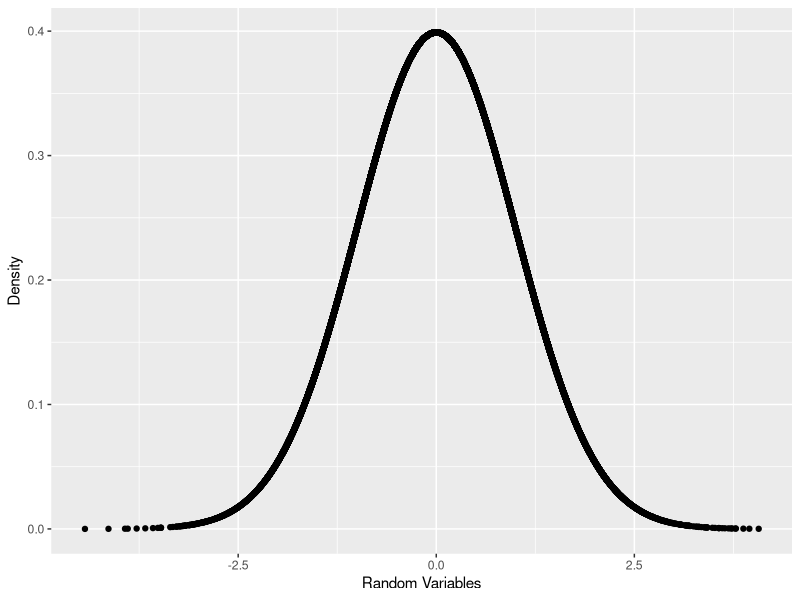
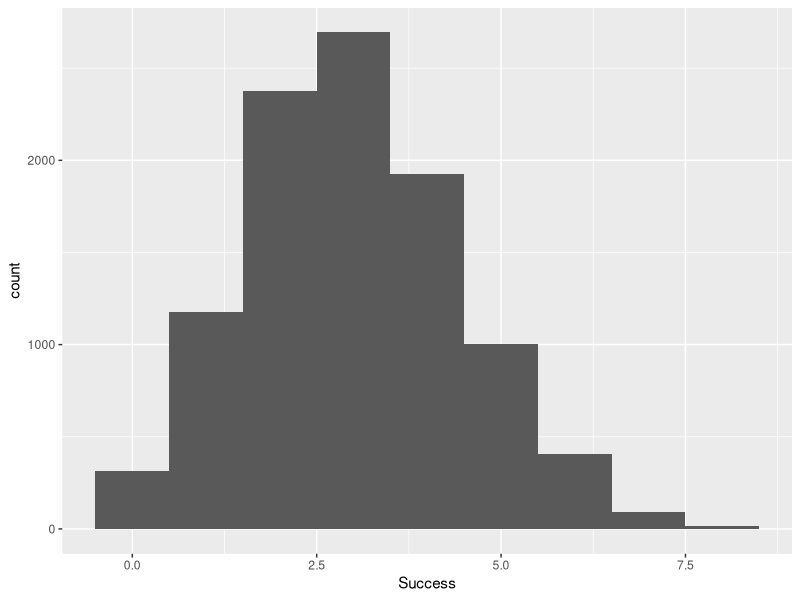
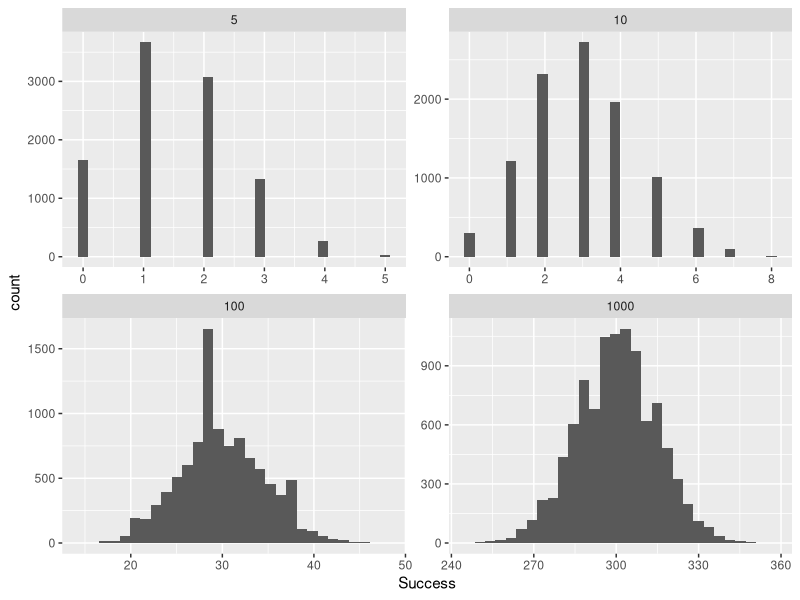
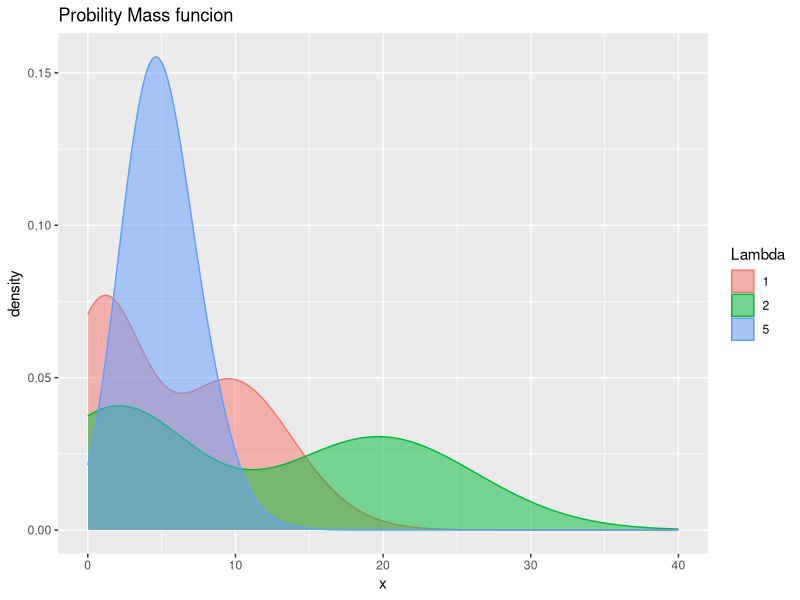

Here is the R script that generated these plots, in order:
rnorm(10)
rnorm(10, mean=100, sd=20)
randNorm10 <- rnorm(10)
randNorm10
dnorm(randNorm10)
dnorm(c(-1, 0, 1))

require(ggplot2)
randNorm <- rnorm(30000)
randDensity <- dnorm(randNorm)
ggplot(data.frame(x=randNorm, y=randDensity)) + aes(x=x, y=y) + geom_point() + labs(x="Random Variables",y ="Density")

# lower
pnorm(randNorm10)
pnorm(c(-3, 0, 3))


# between
pnorm(1) - pnorm(0)

randNorm10
pnorm(randNorm10)
qnorm(pnorm(randNorm10))
identical(randNorm10, qnorm(pnorm(randNorm10)))

# Binomial distribution
rbinom(n=1, size=10, prob=0.4)
rbinom(n=5, size=10, prob = 0.4)
rbinom(n=10, size=10, prob = 0.4)
rbinom(n=1, size=1, prob=0.4)
rbinom(n=5, size=1, prob=0.4)
rbinom(n=10, size=1, prob=0.4)

binomData <- data.frame(Success=rbinom(n=10000, size=10, prob=0.3))
ggplot(binomData, aes(x=Success)) + geom_histogram(binwidth = 1)

binom5 <- data.frame(Success=rbinom(n=10000, size=5, prob=0.3), Size=5)
head(binom5)
binom10 <- data.frame(Success=rbinom(n=10000, size=10, prob=0.3), Size=10)
binom100 <- data.frame(Success=rbinom(n=10000, size=100, prob=0.3), Size=100)
binom1000 <- data.frame(Success=rbinom(n=10000, size=1000, prob=0.3), Size=1000)
binomAll <- rbind(binom5, binom10, binom100, binom1000)
head(binomAll, 10)
ggplot(binomAll, aes(x=Success)) + geom_histogram() + facet_wrap(~Size, scales="free")

dbinom(x=3, size=10, prob=0.3)
pbinom(q=3, size=10, prob=0.3)
qbinom(p=0.3, size=10, prob=0.3)
qbinom(p=c(.3, .35, .4, .5, .6), size=10, prob=0.3)

# Poisson Distribution
pois1 <- rpois(n=10000, lambda=1)
pois2 <- rpois(n=10000, lambda=2)
pois5 <- rpois(n=10000, lambda=5)
pois10 <- rpois(n=10000, lambda=10)
pois20 <- rpois(n=10000, lambda=20)
pois <- data.frame(Lambda.1=pois1, Lambda.2=pois2, Lambda.5=pois5, Lambda.10=pois10, Lambda.20=pois20)
head(pois)
require(reshape2)
pois <- melt(data=pois, variable.name="Lambda", value.name="x")
head(pois)
tail(pois)
require(stringr)
pois$Lambda <- str_extract(string=pois$Lambda, pattern = "\\d")
head(pois)
class(pois$Lambda)
pois$Lambda <- as.factor(as.numeric(pois$Lambda))
tail(pois)

ggplot(pois, aes(x=x)) + geom_density(aes(group=Lambda, color=Lambda, fill=Lambda), adjust=4, alpha=1/2) +
    scale_color_discrete() + scale_fill_discrete() + ggtitle("Probility Mass funcion")